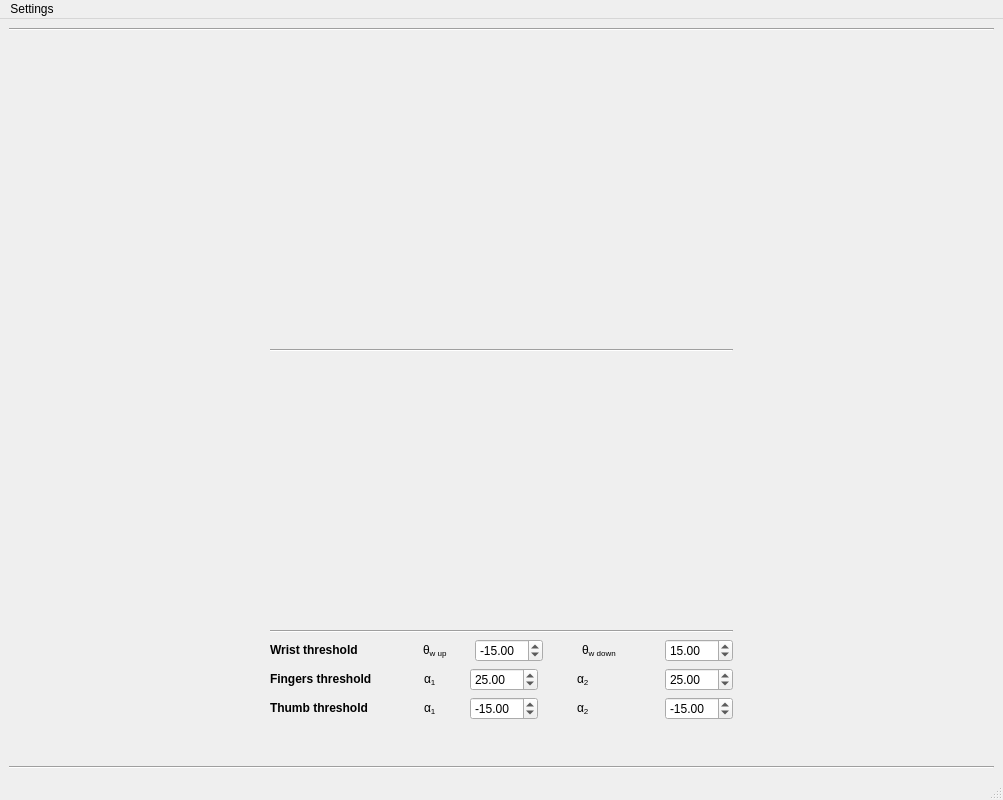
<?xml version="1.0" encoding="UTF-8"?>
<ui version="4.0">
 <class>MainWindow</class>
 <widget class="QMainWindow" name="MainWindow">
  <property name="geometry">
   <rect>
    <x>0</x>
    <y>0</y>
    <width>1003</width>
    <height>800</height>
   </rect>
  </property>
  <property name="minimumSize">
   <size>
    <width>0</width>
    <height>0</height>
   </size>
  </property>
  <property name="windowTitle">
   <string>MainWindow</string>
  </property>
  <widget class="QWidget" name="centralwidget">
   <layout class="QGridLayout" name="gridLayout_2">
    <item row="0" column="0">
     <layout class="QGridLayout" name="gridLayout">
      <item row="5" column="1">
       <spacer name="verticalSpacer">
        <property name="orientation">
         <enum>Qt::Vertical</enum>
        </property>
        <property name="sizeType">
         <enum>QSizePolicy::Minimum</enum>
        </property>
        <property name="sizeHint" stdset="0">
         <size>
          <width>20</width>
          <height>40</height>
         </size>
        </property>
       </spacer>
      </item>
      <item row="1" column="1">
       <spacer name="verticalSpacer_3">
        <property name="orientation">
         <enum>Qt::Vertical</enum>
        </property>
        <property name="sizeType">
         <enum>QSizePolicy::Minimum</enum>
        </property>
        <property name="sizeHint" stdset="0">
         <size>
          <width>20</width>
          <height>40</height>
         </size>
        </property>
       </spacer>
      </item>
      <item row="3" column="2">
       <spacer name="horizontalSpacer">
        <property name="orientation">
         <enum>Qt::Horizontal</enum>
        </property>
        <property name="sizeType">
         <enum>QSizePolicy::Expanding</enum>
        </property>
        <property name="sizeHint" stdset="0">
         <size>
          <width>40</width>
          <height>20</height>
         </size>
        </property>
       </spacer>
      </item>
      <item row="3" column="1">
       <layout class="QVBoxLayout" name="verticalLayout_2">
        <item>
         <layout class="QHBoxLayout" name="horizontalLayout_3">
          <item>
           <widget class="GestureImage" name="gestureImage0" native="true"/>
          </item>
          <item>
           <widget class="GestureImage" name="gestureImage1" native="true"/>
          </item>
          <item>
           <widget class="GestureImage" name="gestureImage2" native="true"/>
          </item>
          <item>
           <widget class="GestureImage" name="gestureImage3" native="true"/>
          </item>
          <item>
           <widget class="GestureImage" name="gestureImage4" native="true"/>
          </item>
          <item>
           <widget class="GestureImage" name="gestureImage5" native="true"/>
          </item>
          <item>
           <widget class="GestureImage" name="gestureImage6" native="true"/>
          </item>
         </layout>
        </item>
        <item>
         <widget class="Line" name="line_3">
          <property name="orientation">
           <enum>Qt::Horizontal</enum>
          </property>
         </widget>
        </item>
        <item>
         <layout class="QHBoxLayout" name="horizontalLayout">
          <item>
           <layout class="QVBoxLayout" name="verticalLayout">
            <item>
             <widget class="SkeletonWidget" name="widget" native="true"/>
            </item>
           </layout>
          </item>
          <item>
           <spacer name="horizontalSpacer_4">
            <property name="orientation">
             <enum>Qt::Horizontal</enum>
            </property>
            <property name="sizeType">
             <enum>QSizePolicy::Expanding</enum>
            </property>
            <property name="sizeHint" stdset="0">
             <size>
              <width>40</width>
              <height>20</height>
             </size>
            </property>
           </spacer>
          </item>
          <item>
           <widget class="Stream" name="videoStream" native="true"/>
          </item>
          <item>
           <spacer name="horizontalSpacer_5">
            <property name="orientation">
             <enum>Qt::Horizontal</enum>
            </property>
            <property name="sizeType">
             <enum>QSizePolicy::Expanding</enum>
            </property>
            <property name="sizeHint" stdset="0">
             <size>
              <width>40</width>
              <height>20</height>
             </size>
            </property>
           </spacer>
          </item>
         </layout>
        </item>
        <item>
         <widget class="Line" name="line_4">
          <property name="orientation">
           <enum>Qt::Horizontal</enum>
          </property>
         </widget>
        </item>
        <item>
         <layout class="QHBoxLayout" name="horizontalLayout_2">
          <item>
           <widget class="QLabel" name="label">
            <property name="text">
             <string>&lt;html&gt;&lt;head/&gt;&lt;body&gt;&lt;p&gt;&lt;span style=&quot; font-weight:600;&quot;&gt;Wrist threshold&lt;/span&gt;&lt;/p&gt;&lt;/body&gt;&lt;/html&gt;</string>
            </property>
           </widget>
          </item>
          <item>
           <spacer name="horizontalSpacer_7">
            <property name="orientation">
             <enum>Qt::Horizontal</enum>
            </property>
            <property name="sizeType">
             <enum>QSizePolicy::Fixed</enum>
            </property>
            <property name="sizeHint" stdset="0">
             <size>
              <width>59</width>
              <height>20</height>
             </size>
            </property>
           </spacer>
          </item>
          <item>
           <widget class="QLabel" name="label_2">
            <property name="text">
             <string>&lt;html&gt;&lt;head/&gt;&lt;body&gt;&lt;p&gt;θ&lt;span style=&quot; vertical-align:sub;&quot;&gt;w up&lt;/span&gt;&lt;/p&gt;&lt;/body&gt;&lt;/html&gt;</string>
            </property>
           </widget>
          </item>
          <item>
           <spacer name="horizontalSpacer_8">
            <property name="orientation">
             <enum>Qt::Horizontal</enum>
            </property>
            <property name="sizeType">
             <enum>QSizePolicy::Fixed</enum>
            </property>
            <property name="sizeHint" stdset="0">
             <size>
              <width>14</width>
              <height>20</height>
             </size>
            </property>
           </spacer>
          </item>
          <item>
           <widget class="QDoubleSpinBox" name="threshold_wristUp">
            <property name="sizePolicy">
             <sizepolicy hsizetype="Fixed" vsizetype="Fixed">
              <horstretch>0</horstretch>
              <verstretch>0</verstretch>
             </sizepolicy>
            </property>
            <property name="minimum">
             <double>-180.000000000000000</double>
            </property>
            <property name="maximum">
             <double>180.000000000000000</double>
            </property>
            <property name="value">
             <double>-15.000000000000000</double>
            </property>
           </widget>
          </item>
          <item>
           <spacer name="horizontalSpacer_14">
            <property name="orientation">
             <enum>Qt::Horizontal</enum>
            </property>
            <property name="sizeType">
             <enum>QSizePolicy::Fixed</enum>
            </property>
            <property name="sizeHint" stdset="0">
             <size>
              <width>33</width>
              <height>20</height>
             </size>
            </property>
           </spacer>
          </item>
          <item>
           <widget class="QLabel" name="label_3">
            <property name="text">
             <string>&lt;html&gt;&lt;head/&gt;&lt;body&gt;&lt;p&gt;θ&lt;span style=&quot; vertical-align:sub;&quot;&gt;w down&lt;/span&gt;&lt;/p&gt;&lt;/body&gt;&lt;/html&gt;</string>
            </property>
           </widget>
          </item>
          <item>
           <spacer name="horizontalSpacer_11">
            <property name="orientation">
             <enum>Qt::Horizontal</enum>
            </property>
            <property name="sizeType">
             <enum>QSizePolicy::Fixed</enum>
            </property>
            <property name="sizeHint" stdset="0">
             <size>
              <width>43</width>
              <height>20</height>
             </size>
            </property>
           </spacer>
          </item>
          <item>
           <widget class="QDoubleSpinBox" name="threshold_wristDown">
            <property name="sizePolicy">
             <sizepolicy hsizetype="Fixed" vsizetype="Fixed">
              <horstretch>0</horstretch>
              <verstretch>0</verstretch>
             </sizepolicy>
            </property>
            <property name="minimum">
             <double>-180.000000000000000</double>
            </property>
            <property name="maximum">
             <double>180.000000000000000</double>
            </property>
            <property name="value">
             <double>15.000000000000000</double>
            </property>
           </widget>
          </item>
         </layout>
        </item>
        <item>
         <layout class="QHBoxLayout" name="horizontalLayout_4">
          <item>
           <widget class="QLabel" name="label_4">
            <property name="text">
             <string>&lt;html&gt;&lt;head/&gt;&lt;body&gt;&lt;p&gt;&lt;span style=&quot; font-weight:600;&quot;&gt;Fingers threshold&lt;/span&gt;&lt;/p&gt;&lt;/body&gt;&lt;/html&gt;</string>
            </property>
           </widget>
          </item>
          <item>
           <spacer name="horizontalSpacer_6">
            <property name="orientation">
             <enum>Qt::Horizontal</enum>
            </property>
            <property name="sizeType">
             <enum>QSizePolicy::Fixed</enum>
            </property>
            <property name="sizeHint" stdset="0">
             <size>
              <width>46</width>
              <height>20</height>
             </size>
            </property>
           </spacer>
          </item>
          <item>
           <widget class="QLabel" name="label_5">
            <property name="text">
             <string>&lt;html&gt;&lt;head/&gt;&lt;body&gt;&lt;p&gt;α&lt;span style=&quot; vertical-align:sub;&quot;&gt;1&lt;/span&gt;&lt;/p&gt;&lt;/body&gt;&lt;/html&gt;</string>
            </property>
           </widget>
          </item>
          <item>
           <spacer name="horizontalSpacer_9">
            <property name="orientation">
             <enum>Qt::Horizontal</enum>
            </property>
            <property name="sizeType">
             <enum>QSizePolicy::Fixed</enum>
            </property>
            <property name="sizeHint" stdset="0">
             <size>
              <width>27</width>
              <height>20</height>
             </size>
            </property>
           </spacer>
          </item>
          <item>
           <widget class="QDoubleSpinBox" name="threshold_fingerAng1">
            <property name="sizePolicy">
             <sizepolicy hsizetype="Fixed" vsizetype="Fixed">
              <horstretch>0</horstretch>
              <verstretch>0</verstretch>
             </sizepolicy>
            </property>
            <property name="minimum">
             <double>-180.000000000000000</double>
            </property>
            <property name="maximum">
             <double>180.000000000000000</double>
            </property>
            <property name="value">
             <double>25.000000000000000</double>
            </property>
           </widget>
          </item>
          <item>
           <spacer name="horizontalSpacer_15">
            <property name="orientation">
             <enum>Qt::Horizontal</enum>
            </property>
            <property name="sizeType">
             <enum>QSizePolicy::Fixed</enum>
            </property>
            <property name="sizeHint" stdset="0">
             <size>
              <width>33</width>
              <height>20</height>
             </size>
            </property>
           </spacer>
          </item>
          <item>
           <widget class="QLabel" name="label_6">
            <property name="text">
             <string>&lt;html&gt;&lt;head/&gt;&lt;body&gt;&lt;p&gt;α&lt;span style=&quot; vertical-align:sub;&quot;&gt;2&lt;/span&gt;&lt;/p&gt;&lt;/body&gt;&lt;/html&gt;</string>
            </property>
           </widget>
          </item>
          <item>
           <spacer name="horizontalSpacer_12">
            <property name="orientation">
             <enum>Qt::Horizontal</enum>
            </property>
            <property name="sizeType">
             <enum>QSizePolicy::Fixed</enum>
            </property>
            <property name="sizeHint" stdset="0">
             <size>
              <width>69</width>
              <height>20</height>
             </size>
            </property>
           </spacer>
          </item>
          <item>
           <widget class="QDoubleSpinBox" name="threshold_fingerAng2">
            <property name="sizePolicy">
             <sizepolicy hsizetype="Fixed" vsizetype="Fixed">
              <horstretch>0</horstretch>
              <verstretch>0</verstretch>
             </sizepolicy>
            </property>
            <property name="minimum">
             <double>-180.000000000000000</double>
            </property>
            <property name="maximum">
             <double>180.000000000000000</double>
            </property>
            <property name="value">
             <double>25.000000000000000</double>
            </property>
           </widget>
          </item>
         </layout>
        </item>
        <item>
         <layout class="QHBoxLayout" name="horizontalLayout_5">
          <item>
           <widget class="QLabel" name="label_7">
            <property name="text">
             <string>&lt;html&gt;&lt;head/&gt;&lt;body&gt;&lt;p&gt;&lt;span style=&quot; font-weight:600;&quot;&gt;Thumb threshold&lt;/span&gt;&lt;/p&gt;&lt;/body&gt;&lt;/html&gt;</string>
            </property>
           </widget>
          </item>
          <item>
           <spacer name="horizontalSpacer_3">
            <property name="orientation">
             <enum>Qt::Horizontal</enum>
            </property>
            <property name="sizeType">
             <enum>QSizePolicy::Fixed</enum>
            </property>
            <property name="sizeHint" stdset="0">
             <size>
              <width>50</width>
              <height>20</height>
             </size>
            </property>
           </spacer>
          </item>
          <item>
           <widget class="QLabel" name="label_8">
            <property name="text">
             <string>&lt;html&gt;&lt;head/&gt;&lt;body&gt;&lt;p&gt;α&lt;span style=&quot; vertical-align:sub;&quot;&gt;1&lt;/span&gt;&lt;/p&gt;&lt;/body&gt;&lt;/html&gt;</string>
            </property>
           </widget>
          </item>
          <item>
           <spacer name="horizontalSpacer_10">
            <property name="orientation">
             <enum>Qt::Horizontal</enum>
            </property>
            <property name="sizeType">
             <enum>QSizePolicy::Fixed</enum>
            </property>
            <property name="sizeHint" stdset="0">
             <size>
              <width>27</width>
              <height>20</height>
             </size>
            </property>
           </spacer>
          </item>
          <item>
           <widget class="QDoubleSpinBox" name="threshold_thumbAng1">
            <property name="sizePolicy">
             <sizepolicy hsizetype="Fixed" vsizetype="Fixed">
              <horstretch>0</horstretch>
              <verstretch>0</verstretch>
             </sizepolicy>
            </property>
            <property name="minimum">
             <double>-180.000000000000000</double>
            </property>
            <property name="maximum">
             <double>180.000000000000000</double>
            </property>
            <property name="value">
             <double>-15.000000000000000</double>
            </property>
           </widget>
          </item>
          <item>
           <spacer name="horizontalSpacer_16">
            <property name="orientation">
             <enum>Qt::Horizontal</enum>
            </property>
            <property name="sizeType">
             <enum>QSizePolicy::Fixed</enum>
            </property>
            <property name="sizeHint" stdset="0">
             <size>
              <width>33</width>
              <height>20</height>
             </size>
            </property>
           </spacer>
          </item>
          <item>
           <widget class="QLabel" name="label_9">
            <property name="text">
             <string>&lt;html&gt;&lt;head/&gt;&lt;body&gt;&lt;p&gt;α&lt;span style=&quot; vertical-align:sub;&quot;&gt;2&lt;/span&gt;&lt;/p&gt;&lt;/body&gt;&lt;/html&gt;</string>
            </property>
           </widget>
          </item>
          <item>
           <spacer name="horizontalSpacer_13">
            <property name="orientation">
             <enum>Qt::Horizontal</enum>
            </property>
            <property name="sizeType">
             <enum>QSizePolicy::Fixed</enum>
            </property>
            <property name="sizeHint" stdset="0">
             <size>
              <width>69</width>
              <height>20</height>
             </size>
            </property>
           </spacer>
          </item>
          <item>
           <widget class="QDoubleSpinBox" name="threshold_thumbAng2">
            <property name="sizePolicy">
             <sizepolicy hsizetype="Fixed" vsizetype="Fixed">
              <horstretch>0</horstretch>
              <verstretch>0</verstretch>
             </sizepolicy>
            </property>
            <property name="minimum">
             <double>-180.000000000000000</double>
            </property>
            <property name="maximum">
             <double>180.000000000000000</double>
            </property>
            <property name="value">
             <double>-15.000000000000000</double>
            </property>
           </widget>
          </item>
         </layout>
        </item>
       </layout>
      </item>
      <item row="3" column="0">
       <spacer name="horizontalSpacer_2">
        <property name="orientation">
         <enum>Qt::Horizontal</enum>
        </property>
        <property name="sizeType">
         <enum>QSizePolicy::Expanding</enum>
        </property>
        <property name="sizeHint" stdset="0">
         <size>
          <width>40</width>
          <height>20</height>
         </size>
        </property>
       </spacer>
      </item>
      <item row="6" column="0" colspan="3">
       <widget class="Line" name="line_2">
        <property name="orientation">
         <enum>Qt::Horizontal</enum>
        </property>
       </widget>
      </item>
      <item row="0" column="0" colspan="3">
       <widget class="Line" name="line">
        <property name="orientation">
         <enum>Qt::Horizontal</enum>
        </property>
       </widget>
      </item>
     </layout>
    </item>
   </layout>
  </widget>
  <widget class="QMenuBar" name="menubar">
   <property name="geometry">
    <rect>
     <x>0</x>
     <y>0</y>
     <width>1003</width>
     <height>22</height>
    </rect>
   </property>
   <widget class="QMenu" name="menuSettings">
    <property name="title">
     <string>Settings</string>
    </property>
    <addaction name="actionPreferences"/>
   </widget>
   <addaction name="menuSettings"/>
  </widget>
  <widget class="QStatusBar" name="statusbar"/>
  <action name="actionFingers">
   <property name="text">
    <string>Fingers</string>
   </property>
  </action>
  <action name="actionThumb">
   <property name="text">
    <string>Thumb</string>
   </property>
  </action>
  <action name="actionWrist">
   <property name="text">
    <string>Wrist</string>
   </property>
  </action>
  <action name="actionPreferences">
   <property name="text">
    <string>Preferences</string>
   </property>
  </action>
 </widget>
 <customwidgets>
  <customwidget>
   <class>Stream</class>
   <extends>QWidget</extends>
   <header>Gui.StreamWidget</header>
   <container>1</container>
  </customwidget>
  <customwidget>
   <class>GestureImage</class>
   <extends>QWidget</extends>
   <header>Gui.GestureImageWidget</header>
   <container>1</container>
  </customwidget>
  <customwidget>
   <class>SkeletonWidget</class>
   <extends>QWidget</extends>
   <header>Gui.SkeletonWidget</header>
   <container>1</container>
  </customwidget>
 </customwidgets>
 <resources/>
 <connections/>
</ui>
